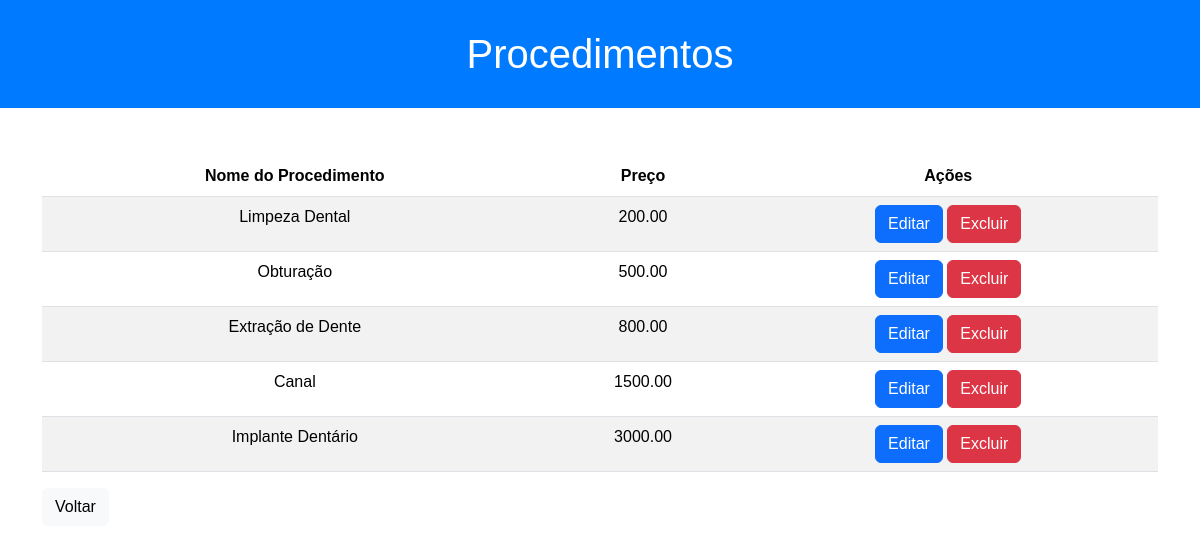
/visualizar_procedimentos_adm.php (signed in), run on the app's committed database.
### tables this page shows
CREATE TABLE `procedimentos` (
  `id` int(11) NOT NULL,
  `nome_procedimento` varchar(100) NOT NULL,
  `preco` decimal(10,2) NOT NULL
);

### visualizar_procedimentos_adm.php (the view, shortened to what this page needs)
<?php
include "conexao.php";
$query = "SELECT * FROM procedimentos";
$result = $conexao->query($query);
?>
<!DOCTYPE html>
<html>
<head>
    <link rel="stylesheet" href="styles/style.css">
    <link href="https://cdn.jsdelivr.net/npm/bootstrap@5.3.3/dist/css/bootstrap.min.css" rel="stylesheet">
</head>
<body>
<h1 class="text-center">Procedimentos</h1>
    <div class="container mt-5">
    <table class="table table-striped">
            <thead>
            <tr class="text-center">
                    <th>Nome do Procedimento</th>
                    <th>Preço</th>
                    <th>Ações</th>
                </tr>
            </thead>
            <tbody>
                <?php while ($row = $result->fetch(PDO::FETCH_ASSOC)) { ?>
                    <tr>
                        <td><?php echo htmlspecialchars($row['nome_procedimento']); ?></td>
                        <td><?php echo htmlspecialchars($row['preco']); ?></td>
                        <td>
                            <a href="editar_procedimento_adm.php?id=<?php echo $row['id']; ?>" class="btn btn-primary">Editar</a>
                            <a href="excluir_procedimento_adm.php?id=<?php echo $row['id']; ?>" class="btn btn-danger" onclick="return confirm('Tem certeza que deseja excluir este procedimento?');">Excluir</a>
                        </td>
                    </tr>
                <?php } ?>
            </tbody>
        </table>
        <a href="administrador.php" class="btn btn-light">Voltar</a>
    </div>
</body>
</html>

### styles/style.css (style rules this page uses)
* { margin: 0; padding: 0; box-sizing: border-box; font-family: Arial, Helvetica, sans-serif; }
body { font-family: Arial, sans-serif; line-height: 1.6; margin: 0; padding: 0; text-decoration: none; border: none; }
h1 { margin-bottom: 20px; }
a { color: #007BFF; text-decoration: none; }
body > h1 { text-align: center; padding: 30px 0; background-color: #007BFF; color: #fff; }
table { width: 100%; border-collapse: collapse; margin-top: 20px; }
th, td { padding: 4px; text-align: left; border-bottom: 1px solid #ccc; padding-left: 10px; text-align: center; }
th { background-color: #f2f2f2; }

### data on the page
procedimentos: nome_procedimento "Limpeza Dental", preco "200.00"
procedimentos: nome_procedimento "Obturação", preco "500.00"
procedimentos: nome_procedimento "Extração de Dente", preco "800.00"
procedimentos: nome_procedimento "Canal", preco "1500.00"
procedimentos: nome_procedimento "Implante Dentário", preco "3000.00"
